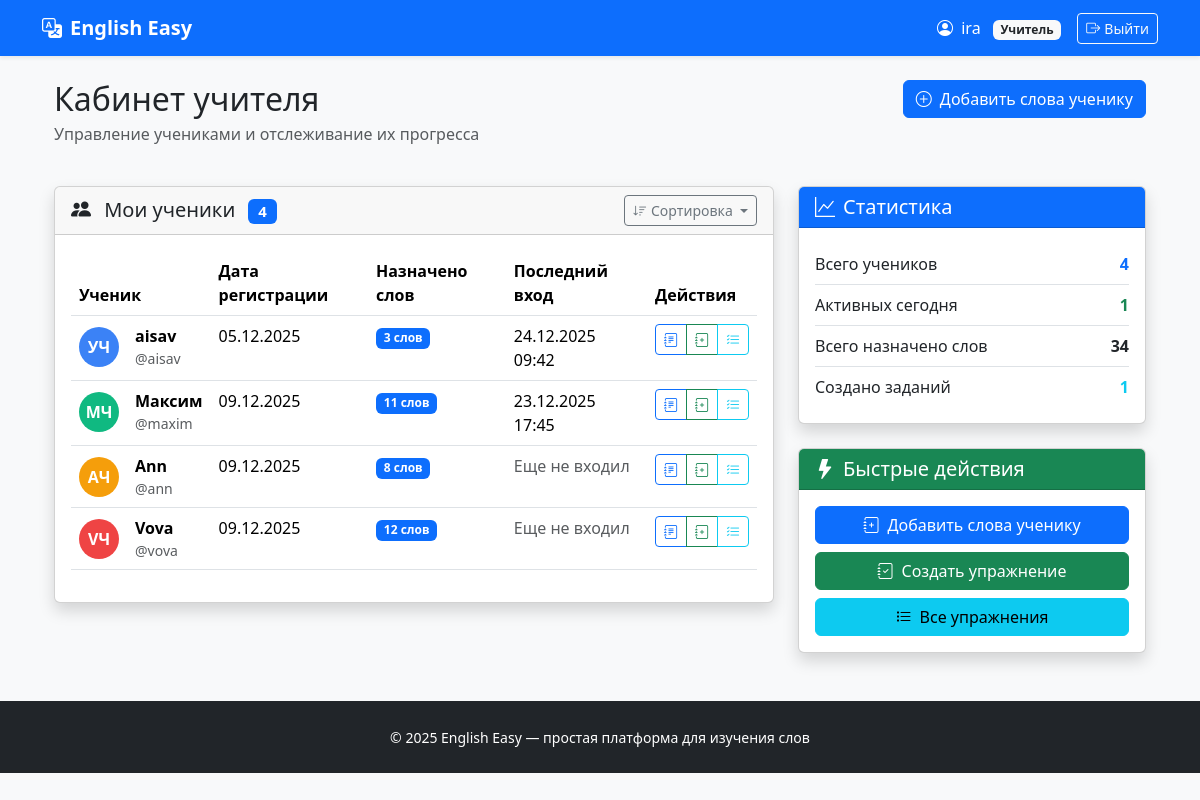
The page /dashboard/teacher/ (signed in) on the database its author committed.
### users/models.py (models this page shows, shortened)
class User(AbstractUser):
    ROLE_CHOICES = (
        ('teacher', 'Учитель'),
        ('student', 'Ученик'),
    )
    role = models.CharField(max_length=10, choices=ROLE_CHOICES, default='student')
    def is_teacher(self):
        return self.role == 'teacher'

### dashboard/views.py (the view)
# urls.py: path('teacher/', views.teacher_dashboard, name='teacher'),
@login_required
def teacher_dashboard(request):
    if not request.user.is_teacher():
        return redirect('dashboard:home')
    students = User.objects.filter(role='student')
    total_words = 0
    active_today_count = 0
    today = date.today()
    for student in students:
        total_words += student.assigned_words.count()
        if student.last_login and student.last_login.date() == today:
            active_today_count += 1
    context = {
        'students': students,
        'total_words': total_words,
        'active_today_count': active_today_count,
        'today': today,
    }
    return render(request, 'dashboard/teacher.html', context)

### dashboard/templates/dashboard/teacher.html (shortened to what this page needs)
{% extends 'base.html' %}
{% block content %}
    <div class="container-fluid mt-4">
        <div class="row mb-4">
            <div class="col">
                <h1 class="h2 mb-1">Кабинет учителя</h1>
                <p class="text-muted">Управление учениками и отслеживание их прогресса</p>
            </div>
            <div class="col-auto">
                <a href="{% url 'vocabulary:select_student' %}" class="btn btn-primary">
                    <i class="bi bi-plus-circle me-2"></i>Добавить слова ученику
                </a>
            </div>
        </div>
        {% if students %}
            <div class="row">
                <div class="col-md-8">
                    <div class="card shadow">
                        <div class="card-header d-flex justify-content-between align-items-center">
                            <h5 class="mb-0">
                                <i class="bi bi-people-fill me-2"></i>
                                Мои ученики
                                <span class="badge bg-primary ms-2">{{ students.count }}</span>
                            </h5>
                            <div class="dropdown">
                                <button class="btn btn-sm btn-outline-secondary dropdown-toggle" type="button"
                                        data-bs-toggle="dropdown">
                                    <i class="bi bi-sort-down me-1"></i>Сортировка
                                </button>
                            </div>
                        </div>
                        <div class="card-body">
                            <div class="table-responsive">
                                <table class="table table-hover" id="studentsTable">
                                    <thead>
                                    <tr>
                                        <th>Ученик</th>
                                        <th>Дата регистрации</th>
                                        <th>Назначено слов</th>
                                        <th>Последний вход</th>
                                        <th>Действия</th>
                                    </tr>
                                    </thead>
                                    <tbody>
                                    {% for student in students %}
                                        <tr>
                                            <td>
                                                <div class="d-flex align-items-center">
                                                    <div class="avatar-circle me-3"
                                                         style="background-color: {% cycle '#3B82F6' '#10B981' '#F59E0B' '#EF4444' '#8B5CF6' %}; width: 40px; height: 40px;">
                                                <span class="avatar-text" style="font-size: 1rem;">
                                                    {{ student.first_name|first|default:"У" }}{{ student.last_name|first|default:"Ч" }}
                                                </span>
                                                    </div>
                                                    <div>
                                                        <strong>{{ student.get_full_name|default:student.username }}</strong>
                                                        <div class="text-muted small">@{{ student.username }}</div>
                                                    </div>
                                                </div>
                                            </td>
                                            <td>{{ student.date_joined|date:"d.m.Y" }}</td>
                                            <td>
                                        <span class="badge bg-primary">
                                            {{ student.assigned_words.count }} слов
                                        </span>
                                            </td>
                                            <td>
                                                {% if student.last_login %}
                                                    {{ student.last_login|date:"d.m.Y H:i" }}
                                                {% else %}
                                                    <span class="text-muted">Еще не входил</span>
                                                {% endif %}
                                            </td>
                                            <td>
                                                <div class="btn-group btn-group-sm">
                                                    <a href="{% url 'vocabulary:teacher_panel' student.id %}"
                                                       class="btn btn-outline-primary" title="Управление словами">
                                                        <i class="bi bi-journal-text"></i>
                                                    </a>
                                                    <a href="{% url 'exercises:select_type_for_student' student.id %}"
                                                       class="btn btn-outline-success" title="Создать задание">
                                                        <i class="bi bi-journal-plus"></i>
                                                    </a>
                                                    <a href="{% url 'exercises:teacher_exercises_for_student' student.id %}"
                                                       class="btn btn-outline-info" title="Просмотр заданий">
                                                        <i class="bi bi-list-check"></i>
                                                    </a>
                                                </div>
                                            </td>
                                        </tr>
                                    {% endfor %}
                                    </tbody>
                                </table>
                            </div>
                        </div>
                    </div>
                </div>
                <div class="col-md-4">
                    <div class="card shadow mb-4">
                        <div class="card-header bg-primary text-white">
                            <h5 class="mb-0">
                                <i class="bi bi-graph-up me-2"></i>Статистика
                            </h5>
                        </div>
                        <div class="card-body">
                            <div class="list-group list-group-flush">
                                <div class="list-group-item d-flex justify-content-between align-items-center px-0">
                                    <span>Всего учеников</span>
                                    <strong class="text-primary">{{ students.count }}</strong>
                                </div>
                                <div class="list-group-item d-flex justify-content-between align-items-center px-0">
                                    <span>Активных сегодня</span>
                                    <strong class="text-success">{{ active_today_count }}</strong>
                                </div>
                                <div class="list-group-item d-flex justify-content-between align-items-center px-0">
                                    <span>Всего назначено слов</span>
                                    <strong>{{ total_words }}</strong>
                                </div>
                                <div class="list-group-item d-flex justify-content-between align-items-center px-0">
                                    <span>Создано заданий</span>
                                    <strong class="text-info">
                                        {{ request.user.created_exercises.count }}
                                    </strong>
                                </div>
                            </div>
                        </div>
                    </div>
                    <div class="card shadow">
                        <div class="card-header bg-success text-white">
                            <h5 class="mb-0">
                                <i class="bi bi-lightning-fill me-2"></i>Быстрые действия
                            </h5>
                        </div>
                        <div class="card-body">
                            <div class="d-grid gap-2">
                                <a href="{% url 'vocabulary:select_student' %}" class="btn btn-primary">
                                    <i class="bi bi-journal-plus me-2"></i>Добавить слова ученику
                                </a>
                                <a href="{% url 'exercises:select_type' %}" class="btn btn-success">
                                    <i class="bi bi-journal-check me-2"></i>Создать упражнение
                                </a>
                                <a href="{% url 'exercises:teacher_exercises' %}" class="btn btn-info">
                                    <i class="bi bi-list-task me-2"></i>Все упражнения
                                </a>
                            </div>
                        </div>
                    </div>
                </div>
            </div>
        {% endif %}
    </div>
{% endblock %}

### templates/base.html (shortened to what this page needs)
<!DOCTYPE html>
<html lang="ru">
<head>
    <link href="https://cdn.jsdelivr.net/npm/bootstrap@5.3.3/dist/css/bootstrap.min.css" rel="stylesheet">
    <link href="https://cdn.jsdelivr.net/npm/bootstrap-icons@1.11.0/font/bootstrap-icons.css" rel="stylesheet">
</head>
<body>
<nav class="navbar navbar-expand-lg navbar-dark bg-primary shadow-sm">
    <div class="container">
        <a class="navbar-brand fw-bold" href="{% url 'users:home' %}">
            <i class="bi bi-translate me-2"></i>English Easy
        </a>
        <div class="navbar-nav ms-auto align-items-center">
            {% if user.is_authenticated %}
                <span class="text-white me-3">
                    <i class="bi bi-person-circle me-1"></i>
                    {{ user.username }}
                    {% if user.is_teacher %}
                        <span class="badge bg-light text-dark ms-2">Учитель</span>
                    {% else %}
                        <span class="badge bg-success text-white ms-2">Ученик</span>
                    {% endif %}
                </span>
                <form method="post" action="{% url 'users:logout' %}" class="d-inline">
                    <button type="submit" class="btn btn-outline-light btn-sm">
                        <i class="bi bi-box-arrow-right me-1"></i>Выйти
                    </button>
                </form>
            {% else %}
                <a href="{% url 'users:home' %}#login" class="btn btn-outline-light btn-sm">
                    <i class="bi bi-box-arrow-in-right me-1"></i>Вход
                </a>
            {% endif %}
        </div>
    </div>
</nav>
<main class="container mt-4 mb-5">
    {% block content %}
    {% endblock %}
</main>
<footer class="bg-dark text-white py-4 mt-auto">
    <div class="container text-center">
        <small>© 2025 English Easy — простая платформа для изучения слов</small>
    </div>
</footer>
</body>
</html>

### templates/base.html (style rules this page uses)
body { background: #f8f9fa; }
.navbar-brand { font-weight: 800; }

### dashboard/templates/dashboard/teacher.html (style rules this page uses)
.avatar-circle { border-radius: 50%; display: flex; align-items: center; justify-content: center; }
.avatar-text { color: white; font-weight: bold; }
#studentsTable tbody tr { transition: background-color 0.2s; }

### rows shown on the page
User: username "ira", user.created_exercises.count "1"
User: first_name|first "У", last_name|first "Ч", get_full_name "aisav", username "aisav", date_joined "05.12.2025", assigned_words.count "3", last_login "24.12.2025 09:42"
User: first_name|first "М", last_name|first "Ч", get_full_name "Максим", username "maxim", date_joined "09.12.2025", assigned_words.count "11", last_login "23.12.2025 17:45"
User: first_name|first "A", last_name|first "Ч", get_full_name "Ann", username "ann", date_joined "09.12.2025", assigned_words.count "8", shows "Еще не входил"
User: first_name|first "V", last_name|first "Ч", get_full_name "Vova", username "vova", date_joined "09.12.2025", assigned_words.count "12", shows "Еще не входил"

### other values the page prints
{{ students.count }} "4"
{{ active_today_count }} "1"
{{ total_words }} "34"
